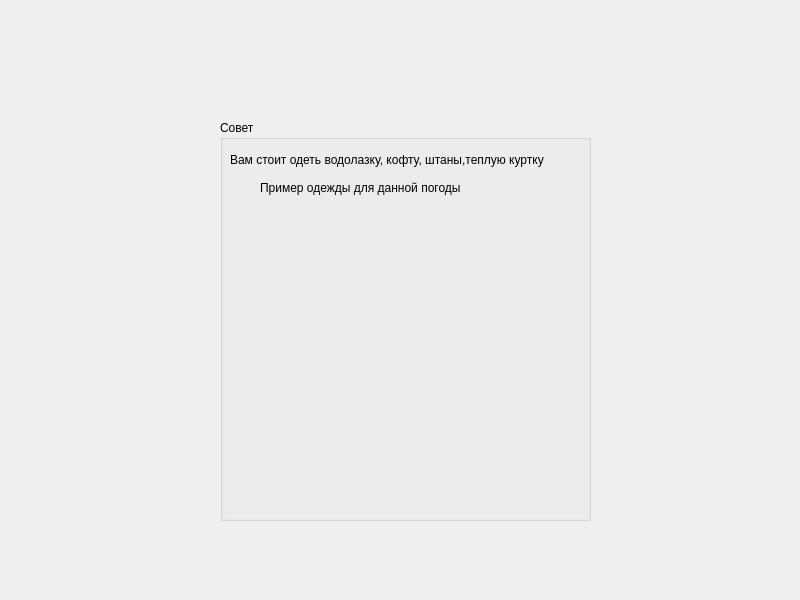
<?xml version="1.0" encoding="UTF-8"?>
<ui version="4.0">
 <class>weather12</class>
 <widget class="QDialog" name="weather12">
  <property name="geometry">
   <rect>
    <x>0</x>
    <y>0</y>
    <width>800</width>
    <height>600</height>
   </rect>
  </property>
  <property name="windowTitle">
   <string>Dialog</string>
  </property>
  <widget class="QLabel" name="label_2">
   <property name="geometry">
    <rect>
     <x>0</x>
     <y>0</y>
     <width>800</width>
     <height>600</height>
    </rect>
   </property>
   <property name="text">
    <string/>
   </property>
   <property name="pixmap">
    <pixmap>../1645833842_6-vsegda-pomnim-com-p-letnie-oblaka-foto-8.jpg</pixmap>
   </property>
  </widget>
  <widget class="QGroupBox" name="groupBox">
   <property name="geometry">
    <rect>
     <x>220</x>
     <y>120</y>
     <width>371</width>
     <height>401</height>
    </rect>
   </property>
   <property name="title">
    <string>Совет</string>
   </property>
   <widget class="QLabel" name="label_4">
    <property name="geometry">
     <rect>
      <x>10</x>
      <y>20</y>
      <width>351</width>
      <height>40</height>
     </rect>
    </property>
    <property name="text">
     <string>Вам стоит одеть водолазку, кофту, штаны,теплую куртку</string>
    </property>
   </widget>
   <widget class="QLabel" name="label_5">
    <property name="geometry">
     <rect>
      <x>20</x>
      <y>80</y>
      <width>331</width>
      <height>291</height>
     </rect>
    </property>
    <property name="text">
     <string/>
    </property>
    <property name="pixmap">
     <pixmap>../thumb300.jpg</pixmap>
    </property>
   </widget>
   <widget class="QLabel" name="label_6">
    <property name="geometry">
     <rect>
      <x>40</x>
      <y>60</y>
      <width>201</width>
      <height>16</height>
     </rect>
    </property>
    <property name="text">
     <string>Пример одежды для данной погоды:</string>
    </property>
   </widget>
   <widget class="QLabel" name="label_3">
    <property name="geometry">
     <rect>
      <x>0</x>
      <y>20</y>
      <width>371</width>
      <height>381</height>
     </rect>
    </property>
    <property name="text">
     <string/>
    </property>
    <property name="pixmap">
     <pixmap>../white.jpg</pixmap>
    </property>
   </widget>
   <zorder>label_3</zorder>
   <zorder>label_4</zorder>
   <zorder>label_6</zorder>
   <zorder>label_5</zorder>
  </widget>
 </widget>
 <resources/>
 <connections/>
</ui>
